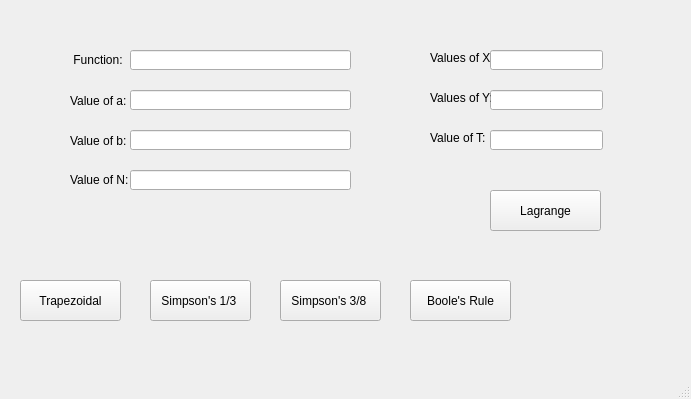
<?xml version="1.0" encoding="UTF-8"?>
<ui version="4.0">
 <class>MainWindow</class>
 <widget class="QMainWindow" name="MainWindow">
  <property name="geometry">
   <rect>
    <x>0</x>
    <y>0</y>
    <width>691</width>
    <height>399</height>
   </rect>
  </property>
  <property name="windowTitle">
   <string>Numerical Methods Calculator</string>
  </property>
  <property name="windowIcon">
   <iconset>
    <normaloff>../Calculator-icon.png</normaloff>../Calculator-icon.png</iconset>
  </property>
  <property name="autoFillBackground">
   <bool>false</bool>
  </property>
  <property name="dockOptions">
   <set>QMainWindow::AnimatedDocks</set>
  </property>
  <widget class="QWidget" name="centralwidget">
   <widget class="QPushButton" name="pushButton">
    <property name="geometry">
     <rect>
      <x>20</x>
      <y>280</y>
      <width>101</width>
      <height>41</height>
     </rect>
    </property>
    <property name="text">
     <string>Trapezoidal</string>
    </property>
   </widget>
   <widget class="QPushButton" name="pushButton_2">
    <property name="geometry">
     <rect>
      <x>150</x>
      <y>280</y>
      <width>101</width>
      <height>41</height>
     </rect>
    </property>
    <property name="text">
     <string>Simpson's 1/3 </string>
    </property>
   </widget>
   <widget class="QPushButton" name="pushButton_3">
    <property name="geometry">
     <rect>
      <x>280</x>
      <y>280</y>
      <width>101</width>
      <height>41</height>
     </rect>
    </property>
    <property name="text">
     <string>Simpson's 3/8 </string>
    </property>
   </widget>
   <widget class="QPushButton" name="pushButton_4">
    <property name="geometry">
     <rect>
      <x>490</x>
      <y>190</y>
      <width>111</width>
      <height>41</height>
     </rect>
    </property>
    <property name="text">
     <string>Lagrange</string>
    </property>
   </widget>
   <widget class="QLineEdit" name="lineEdit">
    <property name="geometry">
     <rect>
      <x>130</x>
      <y>90</y>
      <width>221</width>
      <height>20</height>
     </rect>
    </property>
    <property name="cursor">
     <cursorShape>ArrowCursor</cursorShape>
    </property>
    <property name="cursorPosition">
     <number>0</number>
    </property>
   </widget>
   <widget class="QLineEdit" name="lineEdit_2">
    <property name="geometry">
     <rect>
      <x>130</x>
      <y>130</y>
      <width>221</width>
      <height>20</height>
     </rect>
    </property>
    <property name="cursorPosition">
     <number>0</number>
    </property>
   </widget>
   <widget class="QLineEdit" name="lineEdit_3">
    <property name="geometry">
     <rect>
      <x>130</x>
      <y>50</y>
      <width>221</width>
      <height>20</height>
     </rect>
    </property>
    <property name="cursor">
     <cursorShape>ArrowCursor</cursorShape>
    </property>
    <property name="cursorPosition">
     <number>0</number>
    </property>
   </widget>
   <widget class="QLabel" name="label">
    <property name="geometry">
     <rect>
      <x>70</x>
      <y>50</y>
      <width>61</width>
      <height>20</height>
     </rect>
    </property>
    <property name="text">
     <string> Function:</string>
    </property>
   </widget>
   <widget class="QLabel" name="label_2">
    <property name="geometry">
     <rect>
      <x>70</x>
      <y>90</y>
      <width>61</width>
      <height>21</height>
     </rect>
    </property>
    <property name="text">
     <string>Value of a:</string>
    </property>
   </widget>
   <widget class="QLabel" name="label_3">
    <property name="geometry">
     <rect>
      <x>70</x>
      <y>130</y>
      <width>61</width>
      <height>21</height>
     </rect>
    </property>
    <property name="text">
     <string>Value of b:</string>
    </property>
   </widget>
   <widget class="QLineEdit" name="lineEdit_4">
    <property name="geometry">
     <rect>
      <x>130</x>
      <y>170</y>
      <width>221</width>
      <height>20</height>
     </rect>
    </property>
   </widget>
   <widget class="QLabel" name="label_4">
    <property name="geometry">
     <rect>
      <x>70</x>
      <y>170</y>
      <width>61</width>
      <height>20</height>
     </rect>
    </property>
    <property name="text">
     <string>Value of N:</string>
    </property>
   </widget>
   <widget class="QLineEdit" name="lineEdit_5">
    <property name="geometry">
     <rect>
      <x>490</x>
      <y>50</y>
      <width>113</width>
      <height>20</height>
     </rect>
    </property>
   </widget>
   <widget class="QLineEdit" name="lineEdit_6">
    <property name="geometry">
     <rect>
      <x>490</x>
      <y>90</y>
      <width>113</width>
      <height>20</height>
     </rect>
    </property>
   </widget>
   <widget class="QLineEdit" name="lineEdit_7">
    <property name="geometry">
     <rect>
      <x>490</x>
      <y>130</y>
      <width>113</width>
      <height>20</height>
     </rect>
    </property>
   </widget>
   <widget class="QLabel" name="label_5">
    <property name="geometry">
     <rect>
      <x>430</x>
      <y>50</y>
      <width>61</width>
      <height>16</height>
     </rect>
    </property>
    <property name="text">
     <string>Values of X:</string>
    </property>
   </widget>
   <widget class="QLabel" name="label_6">
    <property name="geometry">
     <rect>
      <x>430</x>
      <y>90</y>
      <width>61</width>
      <height>16</height>
     </rect>
    </property>
    <property name="text">
     <string>Values of Y:</string>
    </property>
   </widget>
   <widget class="QLabel" name="label_7">
    <property name="geometry">
     <rect>
      <x>430</x>
      <y>130</y>
      <width>61</width>
      <height>16</height>
     </rect>
    </property>
    <property name="text">
     <string>Value of T:</string>
    </property>
   </widget>
   <widget class="QPushButton" name="pushButton_5">
    <property name="geometry">
     <rect>
      <x>410</x>
      <y>280</y>
      <width>101</width>
      <height>41</height>
     </rect>
    </property>
    <property name="text">
     <string>Boole's Rule</string>
    </property>
   </widget>
  </widget>
  <widget class="QMenuBar" name="menubar">
   <property name="geometry">
    <rect>
     <x>0</x>
     <y>0</y>
     <width>691</width>
     <height>21</height>
    </rect>
   </property>
  </widget>
  <widget class="QStatusBar" name="statusbar"/>
 </widget>
 <resources/>
 <connections/>
</ui>
